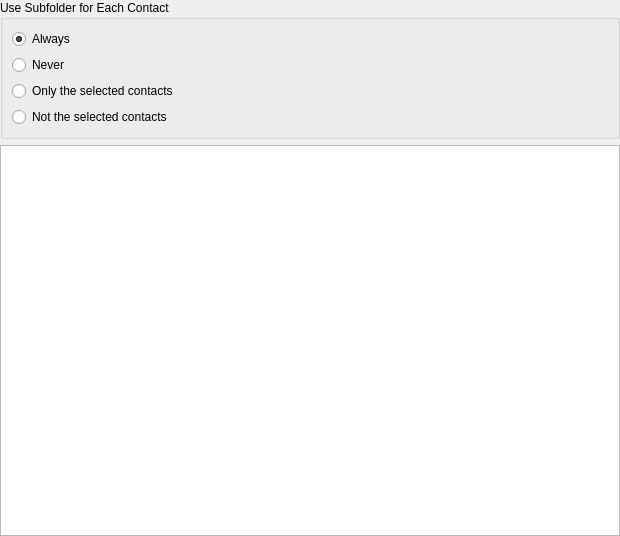
<ui version="4.0" >
 <class>BookmarksPrefsUI</class>
 <widget class="QWidget" name="BookmarksPrefsUI" >
  <property name="geometry" >
   <rect>
    <x>0</x>
    <y>0</y>
    <width>620</width>
    <height>536</height>
   </rect>
  </property>
  <layout class="QVBoxLayout" >
   <property name="spacing" >
    <number>6</number>
   </property>
   <property name="leftMargin" >
    <number>0</number>
   </property>
   <property name="topMargin" >
    <number>0</number>
   </property>
   <property name="rightMargin" >
    <number>0</number>
   </property>
   <property name="bottomMargin" >
    <number>0</number>
   </property>
   <item>
    <widget class="QGroupBox" name="buttonGroup1" >
     <property name="title" >
      <string>Use Subfolder for Each Contact</string>
     </property>
     <layout class="QVBoxLayout" >
      <property name="spacing" >
       <number>6</number>
      </property>
      <property name="leftMargin" >
       <number>9</number>
      </property>
      <property name="topMargin" >
       <number>9</number>
      </property>
      <property name="rightMargin" >
       <number>9</number>
      </property>
      <property name="bottomMargin" >
       <number>9</number>
      </property>
      <item>
       <widget class="QRadioButton" name="yesButton" >
        <property name="enabled" >
         <bool>true</bool>
        </property>
        <property name="text" >
         <string>Always</string>
        </property>
        <property name="checked" >
         <bool>true</bool>
        </property>
       </widget>
      </item>
      <item>
       <widget class="QRadioButton" name="noButton" >
        <property name="enabled" >
         <bool>true</bool>
        </property>
        <property name="text" >
         <string>Never</string>
        </property>
       </widget>
      </item>
      <item>
       <widget class="QRadioButton" name="onlySelectedButton" >
        <property name="enabled" >
         <bool>true</bool>
        </property>
        <property name="text" >
         <string>Only the selected contacts</string>
        </property>
        <property name="checked" >
         <bool>false</bool>
        </property>
       </widget>
      </item>
      <item>
       <widget class="QRadioButton" name="onlyNotSelectedButton" >
        <property name="enabled" >
         <bool>true</bool>
        </property>
        <property name="text" >
         <string>Not the selected contacts</string>
        </property>
       </widget>
      </item>
     </layout>
    </widget>
   </item>
   <item>
    <widget class="QListView" name="contactList" >
     <property name="editTriggers" >
      <set>QAbstractItemView::NoEditTriggers</set>
     </property>
     <property name="selectionMode" >
      <enum>QAbstractItemView::ExtendedSelection</enum>
     </property>
    </widget>
   </item>
  </layout>
 </widget>
  <resources/>
 <connections/>
</ui>
